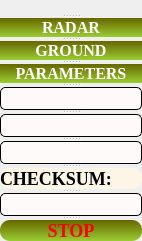
     <widget class="QSplitter" name="splitter_4">
      <property name="orientation">
       <enum>Qt::Vertical</enum>
      </property>
      <widget class="QLabel" name="label_6">
       <property name="styleSheet">
        <string notr="true">image: url(:/LOGO/logo.png);</string>
       </property>
       <property name="text">
        <string/>
       </property>
      </widget>
      <widget class="QPushButton" name="pb_radar">
       <property name="styleSheet">
        <string notr="true"> .QPushButton{
                background-color:qlineargradient(x1: 0, y1: 0, x2: 0, y2: 1, stop: 0 #666600 stop: 1 #9ACD32);    
                font-family:Georgia;
                font-size :16px;
                font-weight:bold;
                color:#ffffff;
                border-radius: 10;
            }
            
            QPushButton:hover
            {
                   background-color:qlineargradient(x1: 0, y1: 0, x2: 0, y2: 1, stop: 0      #BDB76B stop: 1 #FFDAB9);
                   color:#000000;
            }</string>
       </property>
       <property name="text">
        <string>RADAR</string>
       </property>
      </widget>
      <widget class="QPushButton" name="pb_ground">
       <property name="styleSheet">
        <string notr="true"> .QPushButton{
                background-color:qlineargradient(x1: 0, y1: 0, x2: 0, y2: 1, stop: 0 #666600 stop: 1 #9ACD32);    
                font-family:Georgia;
                font-size :16px;
                font-weight:bold;
                color:#ffffff;
                border-radius: 10;
            }
            
            QPushButton:hover
            {
                   background-color:qlineargradient(x1: 0, y1: 0, x2: 0, y2: 1, stop: 0      #BDB76B stop: 1 #FFDAB9);
                   color:#000000;
            }</string>
       </property>
       <property name="text">
        <string>GROUND</string>
       </property>
      </widget>
      <widget class="QPushButton" name="pb_parameters">
       <property name="styleSheet">
        <string notr="true"> .QPushButton{
                background-color:qlineargradient(x1: 0, y1: 0, x2: 0, y2: 1, stop: 0 #666600 stop: 1 #9ACD32);    
                font-family:Georgia;
                font-size :16px;
                font-weight:bold;
                color:#ffffff;
                border-radius: 10;
            }
            
            QPushButton:hover
            {
                   background-color:qlineargradient(x1: 0, y1: 0, x2: 0, y2: 1, stop: 0      #BDB76B stop: 1 #FFDAB9);
                   color:#000000;
            }</string>
       </property>
       <property name="text">
        <string>PARAMETERS</string>
       </property>
      </widget>
      <widget class="QLineEdit" name="lineEdit_E1">
       <property name="sizePolicy">
        <sizepolicy hsizetype="Fixed" vsizetype="Fixed">
         <horstretch>0</horstretch>
         <verstretch>0</verstretch>
        </sizepolicy>
       </property>
       <property name="font">
        <font>
         <family>Georgia</family>
         <pointsize>-1</pointsize>
         <weight>75</weight>
         <bold>true</bold>
        </font>
       </property>
       <property name="styleSheet">
        <string notr="true"> .QLineEdit
        {
            background-color: qlineargradient(x1: 0, y1: 0, x2: 0, y2: 1, stop: 0 #fffafa, stop: 1 #fffafa);
            font-family:Georgia;
            font-size:16px;
            font-weight:bold;
            color:#000000;
            border:1px solid;
            border-radius: 5;    
        }</string>
       </property>
       <property name="readOnly">
        <bool>true</bool>
       </property>
      </widget>
      <widget class="QLineEdit" name="lineEdit_D1">
       <property name="font">
        <font>
         <family>Georgia</family>
         <pointsize>-1</pointsize>
         <weight>75</weight>
         <bold>true</bold>
        </font>
       </property>
       <property name="styleSheet">
        <string notr="true"> .QLineEdit
        {
            background-color: qlineargradient(x1: 0, y1: 0, x2: 0, y2: 1, stop: 0 #fffafa, stop: 1 #fffafa);
            font-family:Georgia;
            font-size:16px;
            font-weight:bold;
            color:#000000;
            border:1px solid;
            border-radius: 5;    
        }</string>
       </property>
       <property name="readOnly">
        <bool>true</bool>
       </property>
      </widget>
      <widget class="QLineEdit" name="lineEdit_NW">
       <property name="font">
        <font>
         <family>Georgia</family>
         <pointsize>-1</pointsize>
         <weight>75</weight>
         <bold>true</bold>
        </font>
       </property>
       <property name="styleSheet">
        <string notr="true"> .QLineEdit
        {
            background-color: qlineargradient(x1: 0, y1: 0, x2: 0, y2: 1, stop: 0 #fffafa, stop: 1 #fffafa);
            font-family:Georgia;
            font-size:16px;
            font-weight:bold;
            color:#000000;
            border:1px solid;
            border-radius: 5;    
        }</string>
       </property>
       <property name="readOnly">
        <bool>true</bool>
       </property>
      </widget>
      <widget class="QLabel" name="label_9">
       <property name="font">
        <font>
         <family>Georgia</family>
         <pointsize>-1</pointsize>
         <weight>75</weight>
         <bold>true</bold>
        </font>
       </property>
       <property name="styleSheet">
        <string notr="true">      QLabel{
            background-color:qlineargradient(x1: 0, y1: 0, x2: 0, y2: 1, stop: 0 #fdf5e6 stop: 1 #fdf5e6);	
            font-family:Georgia;
            font-size :18px;
            font-weight:bold;
            color:#000000;
            border-radius: 10;
        }</string>
       </property>
       <property name="text">
        <string>CHECKSUM:</string>
       </property>
      </widget>
      <widget class="QLineEdit" name="ldt_Checksum">
       <property name="font">
        <font>
         <family>Georgia</family>
         <pointsize>-1</pointsize>
         <weight>75</weight>
         <bold>true</bold>
        </font>
       </property>
       <property name="styleSheet">
        <string notr="true"> .QLineEdit
        {
            background-color: qlineargradient(x1: 0, y1: 0, x2: 0, y2: 1, stop: 0 #fffafa, stop: 1 #fffafa);
            font-family:Georgia;
            font-size:16px;
            font-weight:bold;
            color:#000000;
            border:1px solid;
            border-radius: 5;    
        }</string>
       </property>
       <property name="readOnly">
        <bool>true</bool>
       </property>
      </widget>
      <widget class="QPushButton" name="pb_close">
       <property name="styleSheet">
        <string notr="true">.QPushButton{
                background-color:qlineargradient(x1: 0, y1: 0, x2: 0, y2: 1, stop: 0 #666600 stop: 1 #9ACD32);    
                font-family:Georgia;
                font-size :18px;
                font-weight:bold;
                color:#ff0000;
                border-radius: 10;
            }
            
            QPushButton:hover
            {
                   background-color:qlineargradient(x1: 0, y1: 0, x2: 0, y2: 1, stop: 0      #BDB76B stop: 1 #FFDAB9);
                   color:#000000;
            }</string>
       </property>
       <property name="text">
        <string>STOP</string>
       </property>
      </widget>
     </widget>
